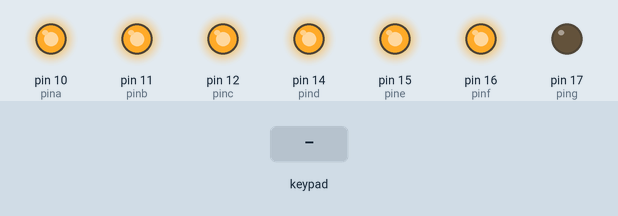
A sketch run on a simulated Arduino Uno, built with avr-gcc and run on an emulated ATmega328P. Parts: output pins drawn as LEDs (lit = HIGH). Dashed ring = blinking. The inputs (shaded band) are chosen by the test bench.

Above: at 1.2 s.
1.3 s: key '1' pressed
At 1.7 s:
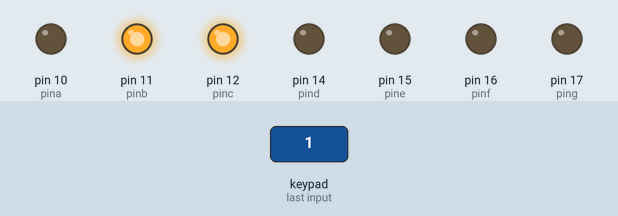
3.3 s: keypad keys 9 8 7 6 pressed 0.4 s apart
At 4.2 s:
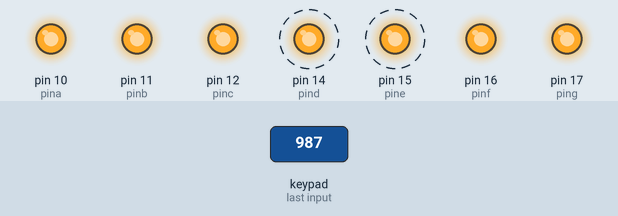
6.8 s: key '2' pressed
At 7.2 s:
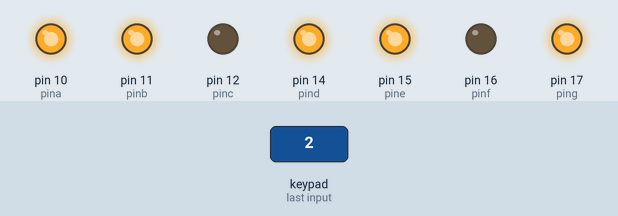
8.8 s: keypad keys 9 8 7 6 # pressed 0.4 s apart
At 10.7 s:
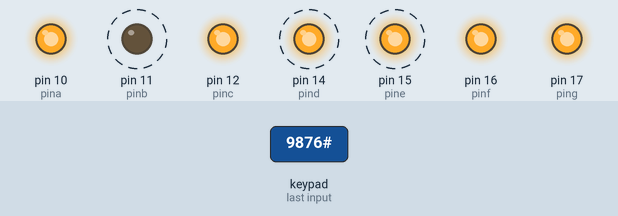
12.3 s: key '3' pressed
At 12.7 s:
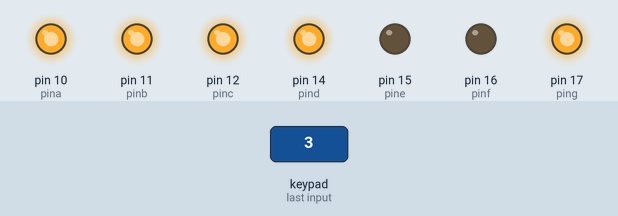
14.3 s: keypad keys 9 8 7 6 * pressed 0.4 s apart
At 15.7 s:
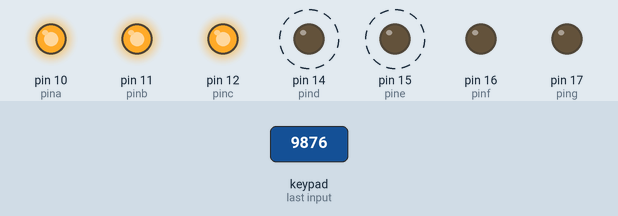
Timing chart, 0 to 18.4 s (numbered marks = the images above; inputs shaded):
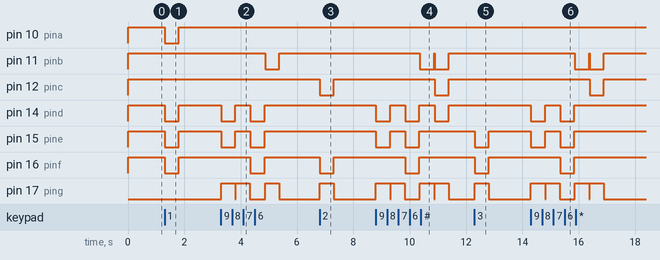

Measured:
- after the input at 1.3 s, pin 10 (pina), pin 14 (pind), pin 15 (pine), pin 16 (pinf): HIGH → LOW at once, → HIGH 0.50 s later
- after the input at 3.3 s, pin 11 (pinb): HIGH → LOW after 1.6 s, → HIGH 0.50 s later; pin 14 (pind): alternates HIGH for 0.54 s and LOW for 0.50 s, 4 changes in all, then stays HIGH, starting at once
- after the input at 6.8 s, pin 12 (pinc), pin 16 (pinf): HIGH → LOW at once, → HIGH 0.50 s later; pin 17 (ping): LOW → HIGH at once, → LOW 0.50 s later
- after the input at 8.8 s, pin 11 (pinb): alternates HIGH for 0.02 s and LOW for 0.50 s, starting after 1.6 s; pin 12 (pinc): HIGH → LOW after 2.1 s, → HIGH 0.50 s later
- after the input at 12.3 s, pin 15 (pine), pin 16 (pinf): HIGH → LOW at once, → HIGH 0.50 s later; pin 17 (ping): LOW → HIGH at once, → LOW 0.50 s later
- after the input at 14.3 s, pin 11 (pinb): alternates HIGH for 0.02 s and LOW for 0.50 s, 4 changes in all, then stays HIGH, starting after 1.6 s; pin 12 (pinc): HIGH → LOW after 2.1 s, → HIGH 0.50 s later

The sketch:

TROL_DE_UN_VISUALIZADOR_DE_7_SEGMENTOS_POR_MEDIO_DE_UN_TECLA.ino
```cpp
/*
Fundacion Kinal
Centro Educativo Tecnico Laboral
Electronica
Grado: Quinto
Seccion: A
Cuerso: Taller de Electronica Digital y Reparacion de
Computadoras I
Nombre: Jose Sebastian Bocaletti Aguilar
Carnet: 2022235
*/
#include <Keypad.h>
#define COLUMNAS 4
#define FILAS 4
#define pina 10
#define pinb 11
#define pinc 12
#define pind 14
#define pine 15
#define pinf 16
#define ping 17


char keys[FILAS ][COLUMNAS] = {
  {'1','2','3','A'},
  {'4','5','6','B'},
  {'7','8','9','C'},
  {'*','0','#','D'}
};


byte pines_filas[FILAS] = {9,8,7,6};
byte pines_columnas[COLUMNAS] = {5,4,3,2};

Keypad teclado = Keypad( makeKeymap(keys), pines_filas, pines_columnas, FILAS,COLUMNAS);

void setup() {
Serial.begin(9600);
pinMode(pina, OUTPUT);
pinMode(pinb, OUTPUT);
pinMode(pinc, OUTPUT);
pinMode(pind, OUTPUT);
pinMode(pine, OUTPUT);
pinMode(pinf, OUTPUT);
pinMode(ping, OUTPUT);

}

void loop()
{
 char tecla = teclado.getKey();
  if (tecla != NO_KEY) {
  switch(tecla)
  {
    case '0':

    digitalWrite(pina, HIGH);
    digitalWrite(pinb, HIGH);
    digitalWrite(pinc, HIGH);
    digitalWrite(pind, HIGH);
    digitalWrite(pine, HIGH);
    digitalWrite(pinf, HIGH);
    digitalWrite(ping, LOW);
    delay(500);

    break;
    case '1':

    digitalWrite(pina, LOW);
    digitalWrite(pinb, HIGH);
    digitalWrite(pinc, HIGH);
    digitalWrite(pind, LOW);
    digitalWrite(pine, LOW);
    digitalWrite(pinf, LOW);
    digitalWrite(ping, LOW);
    delay(500);

    break;
    case '2':

    digitalWrite(pina, HIGH);
    digitalWrite(pinb, HIGH);
    digitalWrite(pinc, LOW);
    digitalWrite(pind, HIGH);
    digitalWrite(pine, HIGH);
    digitalWrite(pinf, LOW);
    digitalWrite(ping, HIGH);
    delay(500);

    break;
    case '3':

    digitalWrite(pina, HIGH);
    digitalWrite(pinb, HIGH);
    digitalWrite(pinc, HIGH);
    digitalWrite(pind, HIGH);
    digitalWrite(pine, LOW);
    digitalWrite(pinf, LOW);
    digitalWrite(ping, HIGH);
    delay(500);

    break;
    case '4':

    digitalWrite(pina, LOW);
    digitalWrite(pinb, HIGH);
    digitalWrite(pinc, HIGH);
    digitalWrite(pind, LOW);
    digitalWrite(pine, LOW);
    digitalWrite(pinf, HIGH);
    digitalWrite(ping, HIGH);
    delay(500);

    break;
    case '5':

    digitalWrite(pina, HIGH);
    digitalWrite(pinb, LOW);
    digitalWrite(pinc, HIGH);
    digitalWrite(pind, HIGH);
    digitalWrite(pine, LOW);
    digitalWrite(pinf, HIGH);
    digitalWrite(ping, HIGH);
    delay(500);

    break;
    case '6':

    digitalWrite(pina, HIGH);
    digitalWrite(pinb, LOW);
    digitalWrite(pinc, HIGH);
    digitalWrite(pind, HIGH);
    digitalWrite(pine, HIGH);
    digitalWrite(pinf, HIGH);
    digitalWrite(ping, HIGH);
    delay(500);

    break;
    case '7':

    digitalWrite(pina, HIGH);
    digitalWrite(pinb, HIGH);
    digitalWrite(pinc, HIGH);
    digitalWrite(pind, LOW);
    digitalWrite(pine, LOW);
    digitalWrite(pinf, LOW);
    digitalWrite(ping, LOW);
    delay(500);

    break;
    case '8':

    digitalWrite(pina, HIGH);
    digitalWrite(pinb, HIGH);
    digitalWrite(pinc, HIGH);
    digitalWrite(pind, HIGH);
    digitalWrite(pine, HIGH);
    digitalWrite(pinf, HIGH);
    digitalWrite(ping, HIGH);
    delay(500);
    break;
    case '9':

    digitalWrite(pina, HIGH);
    digitalWrite(pinb, HIGH);
    digitalWrite(pinc, HIGH);
    digitalWrite(pind, LOW);
    digitalWrite(pine, LOW);
    digitalWrite(pinf, HIGH);
    digitalWrite(ping, HIGH);
    delay(500);

    break;
    case 'A':

    digitalWrite(pina, HIGH);
    digitalWrite(pinb, HIGH);
    digitalWrite(pinc, HIGH);
    digitalWrite(pind, LOW);
    digitalWrite(pine, HIGH);
    digitalWrite(pinf, HIGH);
    digitalWrite(ping, HIGH);
    delay(500);

    break;
    case 'B':

    digitalWrite(pina, LOW);
    digitalWrite(pinb, LOW);
    digitalWrite(pinc, HIGH);
    digitalWrite(pind, HIGH);
    digitalWrite(pine, HIGH);
    digitalWrite(pinf, HIGH);
    digitalWrite(ping, HIGH);
    delay(500);

    break;
    case 'C':

    digitalWrite(pina, LOW);
    digitalWrite(pinb, LOW);
    digitalWrite(pinc, LOW);
    digitalWrite(pind, HIGH);
    digitalWrite(pine, HIGH);
    digitalWrite(pinf, LOW);
    digitalWrite(ping, HIGH);
    delay(500);

    break;
    case 'D':


    digitalWrite(pina, LOW);
    digitalWrite(pinb, HIGH);
    digitalWrite(pinc, HIGH);
    digitalWrite(pind, HIGH);
    digitalWrite(pine, HIGH);
    digitalWrite(pinf, LOW);
    digitalWrite(ping, HIGH);
    delay(500);

    break;
    case '*':

      digitalWrite(pina, HIGH);
    digitalWrite(pinb, LOW);
    digitalWrite(pinc, LOW);
    digitalWrite(pind, HIGH);
    digitalWrite(pine, HIGH);
    digitalWrite(pinf, HIGH);
    digitalWrite(ping, HIGH);
    delay(500);


    break;
    case '#':

     digitalWrite(pina, HIGH);
    digitalWrite(pinb, LOW);
    digitalWrite(pinc, LOW);
    digitalWrite(pind, LOW);
    digitalWrite(pine, HIGH);
    digitalWrite(pinf, HIGH);
    digitalWrite(ping, HIGH);
    delay(500);

    break;
    case NO_KEY:
    digitalWrite(pina, HIGH);
    digitalWrite(pinb, HIGH);
    digitalWrite(pinc, HIGH);
    digitalWrite(pind, HIGH);
    digitalWrite(pine, HIGH);
    digitalWrite(pinf, HIGH);
    digitalWrite(ping, LOW);
    break;
}


}
    else
    digitalWrite(pina, HIGH);
    digitalWrite(pinb, HIGH);
    digitalWrite(pinc, HIGH);
    digitalWrite(pind, HIGH);
    digitalWrite(pine, HIGH);
    digitalWrite(pinf, HIGH);
    digitalWrite(ping, LOW);
}
```
